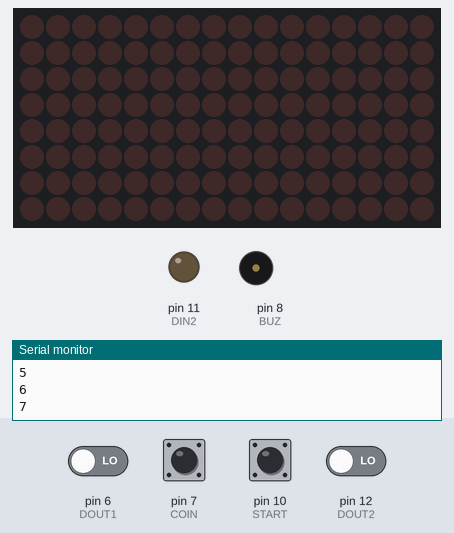
A sketch run on a simulated Arduino Uno, built with avr-gcc and run on an emulated ATmega328P. Parts: 16×8 LED matrix, output pins drawn as LEDs (lit = HIGH), buzzer (waves = sounding), the last lines printed to the serial monitor. Wiring (inferred from the names in the program): 2 × MAX7219 LED driver (orientation assumed): data pin 5; clock pin 9; CS pin 2. The inputs (shaded band) are chosen by the test bench; at power-on: pin 7 (COIN), pin 10 (START) HIGH, pin 6 (DOUT1), pin 12 (DOUT2) LOW. Random numbers use the default seed unless the sketch sets one; pins used as bus, display or sensor lines are not drawn.

Above: at 2.2 s.
2.3 s: pin 10 (START) pulled LOW for 0.15 s
5.4 s: pin 6 (DOUT1) driven HIGH
8.4 s: pin 12 (DOUT2) driven HIGH
At 8.43 s:
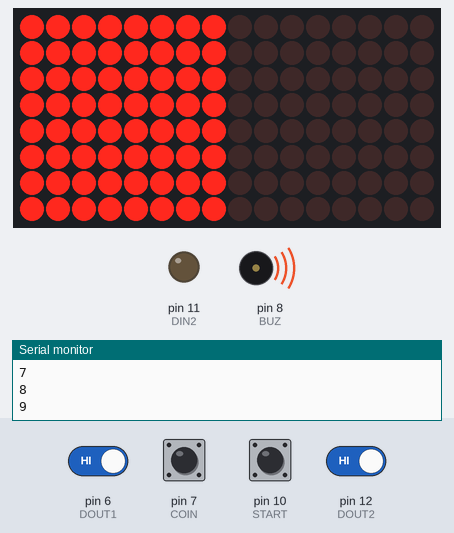
At 11.0 s:
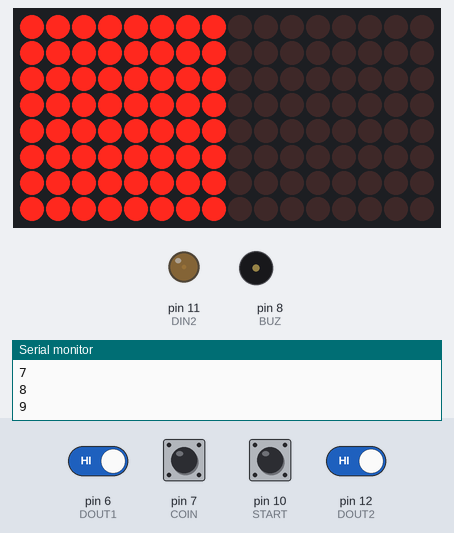
11.4 s: pin 6 (DOUT1) driven LOW
At 12.05 s:
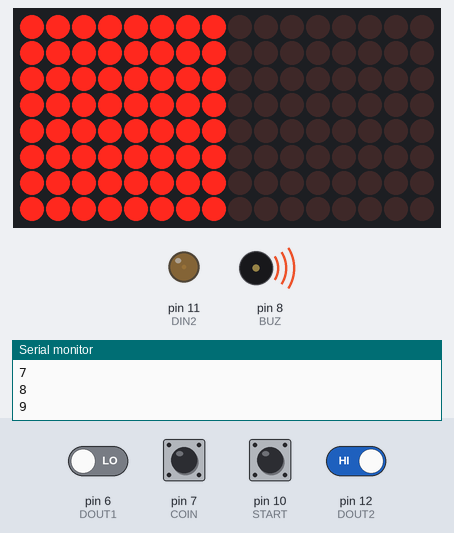
Timing chart, 0 to 15.4 s (numbered marks = the images above; inputs shaded):
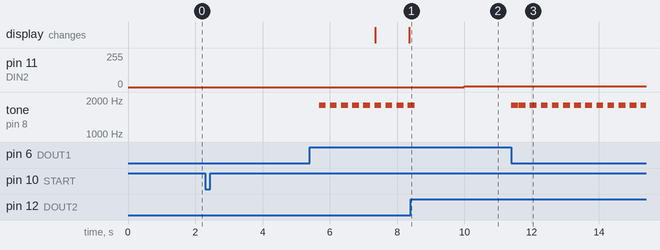

Measured:
- after the input at 8.4 s, pin 11 (DIN2): 0/255 → 6/255 after 1.6 s
- after the input at 11.4 s, tone on pin 8 (BUZ): goes 1800 Hz 0.20 s, silent 0.02 s, 11 × (1800 Hz 0.20 s, silent 0.13 s), then 1800 Hz, starting at once

The sketch:

refleks_sto.ino
```cpp
#include "sto.h"

#define GAMEOVER_SCREENSAVER_DELAY 2000 //ms
#define SCREENSAVER_PERIOD 250 //ms
#define POTREBAN_ZETON true

bool stanjaL[9] = {0, 0, 0, 0, 0, 0, 0, 0, 0}, stanjaD[9] = {0, 0, 0, 0, 0, 0, 0, 0, 0};

int randomL, randomD;

int interruptCounter=0; //broji tajmerske interrupte i omogucava biranje nove sijalice svake sekunde, odnosno svaki 100-ti put

bool screenSaver = false;
bool screenSaverPos = LOW;
bool screenSaverDelitelj = LOW;
int screenSaverIndeks=0;

bool coinPrev = true;

unsigned int zetoni=0;

unsigned long lastGameOver=0, lastScreenSaverFlip=0;


Sto refleksSto;


ISR(TIMER1_COMPA_vect) { //10ms
  OCR1A += 20000;

  if(refleksSto.gameOn) {

    interruptCounter++;

    //ispis novih nasumicnih stanja
    if(interruptCounter==33) { //tri puta u sekundi
      interruptCounter=0;
      refleksSto.protekloVreme++; //dodaj jednu sekundu
      //Serial.println(refleksSto.protekloVreme);
      if(!punNiz(stanjaL)) {
        do {
          randomL = random(9);
        } while(stanjaL[randomL]);
        stanjaL[randomL] = 1;
      }
      if(!punNiz(stanjaD)) {
        do {
          randomD = random(9);
        } while(stanjaD[randomD]);
        stanjaD[randomD] = 1;
      }
      refleksSto.WriteSvetla(stanjaL, stanjaD);
      refleksSto.Send();
    }

    //iscitavanje pritisnutih tastera
    refleksSto.ReadTasteri();

    for(int i=0; i<9; i++) {
      if(refleksSto.tasteri1[i] && stanjaL[i]) {
        stanjaL[i] = 0;
        refleksSto.scoreL++;
        refleksSto.PustiMuziku(0);
      }
      if(refleksSto.tasteri2[i] && stanjaD[i]) {
        stanjaD[i] = 0;
        refleksSto.scoreD++;
        refleksSto.PustiMuziku(0);
      }
    }
    refleksSto.WriteRezultat(refleksSto.scoreL, refleksSto.scoreD);
    refleksSto.WriteSvetla(stanjaL, stanjaD);
    refleksSto.Send();
  }
}

void setup() {
  Serial.begin(115200);
  refleksSto.gameOn = false;

  TCCR1A = 0;           // Init Timer1A
  TCCR1B = 0;           // Init Timer1B
  TCCR1B |= B00000010;  // Prescaler = 8
  OCR1A = 20000;        // Timer Compare1A Register
  TIMSK1 |= B00000010;  // Enable Timer COMPA Interrupt


  refleksSto.begin();
  refleksSto.clear();
  randomSeed(analogRead(A0));
  zetoni = 0;
  screenSaver = true;
  delay(1000);
}

void loop() {
  if(!digitalRead(START) && ((POTREBAN_ZETON && zetoni > 0) || (!POTREBAN_ZETON) )) {
    zetoni = zetoni-1;
    for(int i=0;i<9;i++) {stanjaL[i]=0;stanjaD[i]=0;}
    refleksSto.clear();
    refleksSto.zapocniIgru(30);
    lastGameOver = millis();
  }
  if(digitalRead(COIN)==HIGH && POTREBAN_ZETON) {
    zetoni++;
    delay(150);
    refleksSto.clear();
    screenSaver = false;
    lastGameOver = millis();
  }
  Serial.println(zetoni);


  if(millis()-lastGameOver > GAMEOVER_SCREENSAVER_DELAY) {
    screenSaver = true;
  } else screenSaver = false;

  if(screenSaver && millis() - lastScreenSaverFlip > SCREENSAVER_PERIOD) {
    screenSaverDelitelj = !screenSaverDelitelj;
    if(screenSaverDelitelj) {
      refleksSto.sendScreenSaver(screenSaverPos);
      screenSaverPos = !screenSaverPos;
    }

    if(screenSaverIndeks==9) {
      for(int i=0;i<9;i++) {stanjaL[i]=0;stanjaD[i]=0;}
      screenSaverIndeks=0;
    } else {
      stanjaL[screenSaverIndeks] = 1;
      stanjaD[screenSaverIndeks] = 1;
      screenSaverIndeks++;
    }
    refleksSto.WriteSvetla(stanjaL, stanjaD);
    refleksSto.Send();

    lastScreenSaverFlip = millis();
  }
}


bool punNiz(bool a[9]) {
  for(int i=0; i<9; i++) {
    if(!a[i]) return 0;
  }
  return 1;
}
```

pinovi.h
```cpp
#ifndef PINOVI_H
#define PINOVI_H

//ZAJEDNICKI PINOVI
  //DISPLAY
#define SCLD 9
#define CSD 2
  //BUTTON
#define SCLB 3
#define CSB 4
//ZASEBNI
  //P1
#define DIN1 5
#define DOUT1 6
  //P2
#define DIN2 11
#define DOUT2 12

//ZETONJERKA
#define COIN 7

//BUZZER
#define BUZ 8

//START
#define START 10 //proveriti da li je slobodan pa promeniti ako treba

#endif
```

sto.cpp
```cpp
#include "sto.h"

Sto::Sto() {
  brojZetona = 0;
}
void Sto::begin() {
  pinMode(SCLD, OUTPUT);
  pinMode(CSD, OUTPUT);
  pinMode(SCLB, OUTPUT);
  pinMode(CSB, OUTPUT);
  pinMode(DIN1, OUTPUT);
  pinMode(DOUT1, INPUT);
  pinMode(DIN2, OUTPUT);
  pinMode(DOUT2, INPUT);
  pinMode(COIN, INPUT_PULLUP);
  pinMode(BUZ, OUTPUT);
  pinMode(START, INPUT_PULLUP);
  gameOn = false;
}

void Sto::send32(bool buff[32]) {
  digitalWrite(CSD, LOW);
  for(int i=0; i<32; i++) {
    digitalWrite(DIN1, buff[i]);
    digitalWrite(SCLD, HIGH);
    digitalWrite(SCLD, LOW);
  }
  digitalWrite(CSD, HIGH);
}

void Sto::send32(bool buff1[32], bool buff2[32]) {
  digitalWrite(CSD, LOW);
  for(int i=0; i<32; i++) {
    digitalWrite(DIN1, buff1[i]);
    digitalWrite(DIN2, buff2[i]);
    digitalWrite(SCLD, HIGH);
    digitalWrite(SCLD, LOW);
  }
  digitalWrite(CSD, HIGH);
}

void Sto::WriteSvetla(bool svetla1[9], bool svetla2[9]) {
  writeBuff1[5] = svetla1[0];
  writeBuff1[0] = svetla1[1];
  writeBuff1[14] = svetla1[2];
  writeBuff1[7] = svetla1[3];
  writeBuff1[6] = svetla1[4];
  writeBuff1[3] = svetla1[5];
  writeBuff1[4] = svetla1[6];
  writeBuff1[2] = svetla1[7];
  writeBuff1[1] = svetla1[8];

  writeBuff2[5] = svetla2[5];
  writeBuff2[0] = svetla2[6];
  writeBuff2[14] = svetla2[8];
  writeBuff2[7] = svetla2[3];
  writeBuff2[6] = svetla2[4];
  writeBuff2[3] = svetla2[7];
  writeBuff2[4] = svetla2[2];
  writeBuff2[2] = svetla2[0];
  writeBuff2[1] = svetla2[1];

}

void Sto::WriteRezultat(int levi, int desni) { //24 16 8
  int rez1[3], rez2[3];

  levi = levi%1000;
  levi = levi%1000;

  rez1[0] = levi/100;
  rez1[1] = (levi%100)/10;
  rez1[2] = levi%10;
  rez2[0] = desni/100;
  rez2[1] = (desni%100)/10;
  rez2[2] = desni%10;

  for(int i=0; i<8; i++) {
    if(i!=6) {
      if(rez1[0]>0) writeBuff1[24+i] = cifre[rez1[0]][i];
      if(rez2[0]>0) writeBuff2[24+i] = cifre[rez2[0]][i];
      if(rez1[1]>0) writeBuff1[16+i] = cifre[rez1[1]][i];
      if(rez2[1]>0) writeBuff2[16+i] = cifre[rez2[1]][i];
      writeBuff1[8+i] = cifre[rez1[2]][i];
      writeBuff2[8+i] = cifre[rez2[2]][i];
    }
  }

}

void Sto::Send() {
  send32(writeBuff1, writeBuff2);
}

void Sto::sendScreenSaver(bool gd) {
  for(int i=0; i<8; i++) {
    if(i!=6) {
      writeBuff1[24+i] = screen_saver_display[gd][i];
      writeBuff2[24+i] = screen_saver_display[gd][i];
      writeBuff1[16+i] = screen_saver_display[!gd][i];
      writeBuff2[16+i] = screen_saver_display[!gd][i];
      writeBuff1[8+i] = screen_saver_display[gd][i];
      writeBuff2[8+i] = screen_saver_display[gd][i];
    }
  }
  Send();
}


void Sto::clear() {
  digitalWrite(CSD, LOW);
  digitalWrite(DIN1, LOW);
  digitalWrite(DIN2, LOW);
  for(int i=0; i<32; i++) {
    digitalWrite(SCLD, HIGH);
    digitalWrite(SCLD, LOW);
  }
  digitalWrite(CSD, HIGH);

  for(int i=0; i<32; i++) {
    writeBuff1[i]=0;
    writeBuff2[i]=0;
  }
}

void Sto::zapocniIgru(int trajanjeSekunde) {
  protekloVreme = 0;
  scoreL = 0;
  scoreD = 0;
  WriteRezultat(scoreL, scoreD);
  Send();
  for(int i=3; i>0; i--) {
    WriteRezultat(i, i);
    Send();
    delay(1000);
  }
  gameOn = true;
  //delay(trajanjeSekunde*1000);
  while(protekloVreme < trajanjeSekunde*3) {
    delay(1000);
  }
  gameOn = false;
  delay(1000);
  Kraj();
}

void Sto::zapocniIgru() {
  zapocniIgru(DEFAULT_TRAJANJE_IGRE);
}

void Sto::Kraj() {
  const bool pobednik[9] = {1, 1, 1, 1, 1, 1, 1, 1, 1}, gubitnik[9] = {0, 0, 0, 0, 0, 0, 0, 0, 0};
  tone(BUZ, 130.81, 100);
  delay(100);
  for(int i=0; i<3; i++) {
    tone(BUZ, 146.83, 100);
    delay(100);
    if(scoreL > scoreD) {
      WriteSvetla(pobednik, gubitnik);
    } else if(scoreD > scoreL) {
      WriteSvetla(gubitnik, pobednik);
    } else {
      WriteSvetla(pobednik, pobednik);
    }
    Send();
    tone(BUZ, 164.81, 500);
    delay(500);
    WriteSvetla(gubitnik, gubitnik);
    Send();
    tone(BUZ, 146.83, 200);
    delay(200);
    tone(BUZ, 130.81, 100);
    delay(100);
  }


}

void Sto::ReadTasteri() {

  digitalWrite(CSB, LOW);
  digitalWrite(CSB, HIGH);

  for(int i = 0; i<16; i++) {
    digitalWrite(SCLB, HIGH);
    readBuff1[i] = !digitalRead(DOUT1);
    readBuff2[i] = !digitalRead(DOUT2);
    digitalWrite(SCLB, LOW);
  }

  prepakuj();
}

void Sto::prepakuj() {
  tasteri1[0] = readBuff1[12];
  tasteri1[1] = readBuff1[3];
  tasteri1[2] = readBuff1[2];
  tasteri1[3] = readBuff1[14];
  tasteri1[4] = readBuff1[13];
  tasteri1[5] = readBuff1[6];
  tasteri1[6] = readBuff1[11];
  tasteri1[7] = readBuff1[5];
  tasteri1[8] = readBuff1[4];

  tasteri2[0] = readBuff2[5];
  tasteri2[1] = readBuff2[4];
  tasteri2[2] = readBuff2[11];
  tasteri2[3] = readBuff2[14];
  tasteri2[4] = readBuff2[13];
  tasteri2[5] = readBuff2[12];
  tasteri2[6] = readBuff2[3];
  tasteri2[7] = readBuff2[6];
  tasteri2[8] = readBuff2[2];
}

void Sto::PustiMuziku(int n) {
  if(n==0) {
      tone(BUZ, 1800, 200);
  } else if(n==1) {
    for(int i = 0; i<3; i++) {
      tone(BUZ, 130.81, 100);
      delay(100);
      tone(BUZ, 146.83, 100);
      delay(100);
      tone(BUZ, 164.81, 100);
      delay(100);
      tone(BUZ, 164.81, 100);
      delay(100);
      tone(BUZ, 164.81, 100);
      delay(100);
      tone(BUZ, 146.83, 100);
      delay(100);
      tone(BUZ, 146.83, 100);
      delay(100);
      tone(BUZ, 130.81, 100);
      delay(100);
    }
  }
}
```

sto.h
```cpp
#ifndef STO_H
#define STO_H

#include "pinovi.h"
#include "arduino.h"

#define DEFAULT_TRAJANJE_IGRE 30 //s

const int cifre[10][8] = {
  1, 1, 1, 0, 1, 1, 0, 1, // 0
  0, 1, 0, 0, 0, 0, 0, 1, // 1
  1, 1, 0, 1, 1, 1, 0, 0, // 2
  1, 1, 0, 1, 0, 1, 0, 1, // 3
  0, 1, 1, 1, 0, 0, 0, 1, // 4
  1, 0, 1, 1, 0, 1, 0, 1, // 5
  1, 0, 1, 1, 1, 1, 0, 1, // 6
  1, 1, 0, 0, 0, 0, 0, 1, // 7
  1, 1, 1, 1, 1, 1, 0, 1, // 8
  1, 1, 1, 1, 0, 1, 0, 1  // 9
};

const bool screen_saver_display[2][8] = {
  0, 0, 0, 1, 1, 1, 0, 1,
  1, 1, 1, 1, 0, 0, 0, 0
};

class Sto {
  private:
    short brojZetona;
    bool readBuff1[16], readBuff2[16];
    void prepakuj();
    bool gameOver = false;
  public:
    int scoreL, scoreD;
    bool tasteri1[9], tasteri2[9];
    bool writeBuff1[32], writeBuff2[32];
    bool gameOn;
    int protekloVreme = 0; //broji koliko je puta aktiviran vremenski interrupt
    void pustiMuziku(int n);

    Sto();
    void begin();
    void clear();
    void zapocniIgru();
    void zapocniIgru(int trajanjeSekunde); //trajanje igre u sekundama
    void ReadTasteri();
    void WriteSvetla(bool svetla1[9], bool svetla2[9]);
    void WriteRezultat(int levi, int desni);
    void Kraj();
    void PustiMuziku(int n);
    void Send();
    void send32(bool buff[32]);
    void send32(bool buff1[32], bool buff2[32]);
    void sendScreenSaver(bool gd);
};

#endif
```
